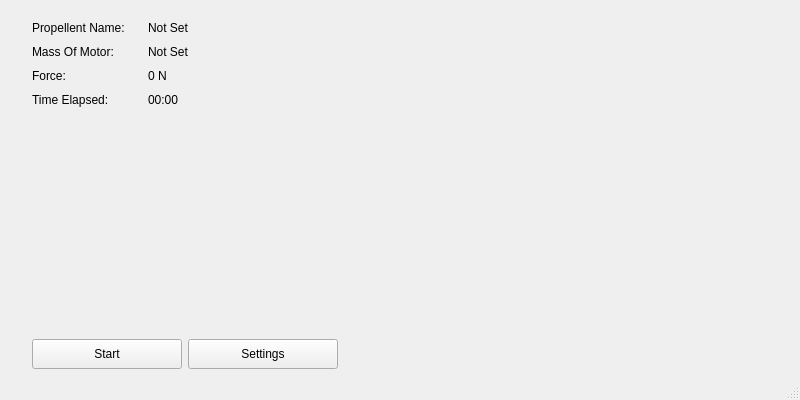
<?xml version="1.0" encoding="UTF-8"?>
<ui version="4.0">
 <class>MainWindow</class>
 <widget class="QMainWindow" name="MainWindow">
  <property name="geometry">
   <rect>
    <x>0</x>
    <y>0</y>
    <width>800</width>
    <height>400</height>
   </rect>
  </property>
  <property name="minimumSize">
   <size>
    <width>800</width>
    <height>400</height>
   </size>
  </property>
  <property name="maximumSize">
   <size>
    <width>800</width>
    <height>400</height>
   </size>
  </property>
  <property name="windowTitle">
   <string>MainWindow</string>
  </property>
  <widget class="QWidget" name="centralwidget">
   <layout class="QHBoxLayout" name="horizontalLayout">
    <item>
     <layout class="QVBoxLayout" name="infoLayout">
      <item alignment="Qt::AlignLeft|Qt::AlignVCenter">
       <widget class="QFrame" name="labelsContainer">
        <property name="minimumSize">
         <size>
          <width>0</width>
          <height>300</height>
         </size>
        </property>
        <property name="maximumSize">
         <size>
          <width>16777215</width>
          <height>300</height>
         </size>
        </property>
        <property name="styleSheet">
         <string notr="true">QFrame{
	border: 0px solid transparent;
}</string>
        </property>
        <property name="frameShape">
         <enum>QFrame::StyledPanel</enum>
        </property>
        <property name="frameShadow">
         <enum>QFrame::Raised</enum>
        </property>
        <layout class="QFormLayout" name="formLayout">
         <property name="horizontalSpacing">
          <number>20</number>
         </property>
         <property name="verticalSpacing">
          <number>10</number>
         </property>
         <property name="leftMargin">
          <number>0</number>
         </property>
         <property name="topMargin">
          <number>0</number>
         </property>
         <property name="rightMargin">
          <number>0</number>
         </property>
         <property name="bottomMargin">
          <number>0</number>
         </property>
         <item row="0" column="0">
          <widget class="QLabel" name="propellant_name_label">
           <property name="text">
            <string>Propellent Name: </string>
           </property>
          </widget>
         </item>
         <item row="0" column="1">
          <widget class="QLabel" name="propellent_name_val">
           <property name="text">
            <string>Not Set</string>
           </property>
          </widget>
         </item>
         <item row="1" column="0">
          <widget class="QLabel" name="motor_mass_label">
           <property name="text">
            <string>Mass Of Motor:</string>
           </property>
          </widget>
         </item>
         <item row="1" column="1">
          <widget class="QLabel" name="mass_of_motor_val">
           <property name="text">
            <string>Not Set</string>
           </property>
          </widget>
         </item>
         <item row="2" column="0">
          <widget class="QLabel" name="force_label">
           <property name="text">
            <string>Force: </string>
           </property>
          </widget>
         </item>
         <item row="2" column="1">
          <widget class="QLabel" name="force_val">
           <property name="text">
            <string>0 N</string>
           </property>
          </widget>
         </item>
         <item row="3" column="0">
          <widget class="QLabel" name="time_label">
           <property name="text">
            <string>Time Elapsed: </string>
           </property>
          </widget>
         </item>
         <item row="3" column="1">
          <widget class="QLabel" name="time_val">
           <property name="text">
            <string>00:00 </string>
           </property>
          </widget>
         </item>
        </layout>
       </widget>
      </item>
      <item>
       <layout class="QHBoxLayout" name="btnBox">
        <item>
         <widget class="QPushButton" name="startBtn">
          <property name="minimumSize">
           <size>
            <width>150</width>
            <height>30</height>
           </size>
          </property>
          <property name="maximumSize">
           <size>
            <width>150</width>
            <height>30</height>
           </size>
          </property>
          <property name="text">
           <string>Start</string>
          </property>
         </widget>
        </item>
        <item>
         <widget class="QPushButton" name="settingsBtn">
          <property name="minimumSize">
           <size>
            <width>150</width>
            <height>30</height>
           </size>
          </property>
          <property name="maximumSize">
           <size>
            <width>150</width>
            <height>30</height>
           </size>
          </property>
          <property name="text">
           <string>Settings</string>
          </property>
         </widget>
        </item>
       </layout>
      </item>
     </layout>
    </item>
    <item>
     <widget class="QCustomPlot" name="chart" native="true">
      <property name="minimumSize">
       <size>
        <width>100</width>
        <height>100</height>
       </size>
      </property>
      <property name="maximumSize">
       <size>
        <width>400</width>
        <height>500</height>
       </size>
      </property>
     </widget>
    </item>
   </layout>
  </widget>
  <widget class="QStatusBar" name="statusbar"/>
 </widget>
 <customwidgets>
  <customwidget>
   <class>QCustomPlot</class>
   <extends>QWidget</extends>
   <header>qcustomplot.h</header>
   <container>1</container>
  </customwidget>
 </customwidgets>
 <resources/>
 <connections/>
</ui>
